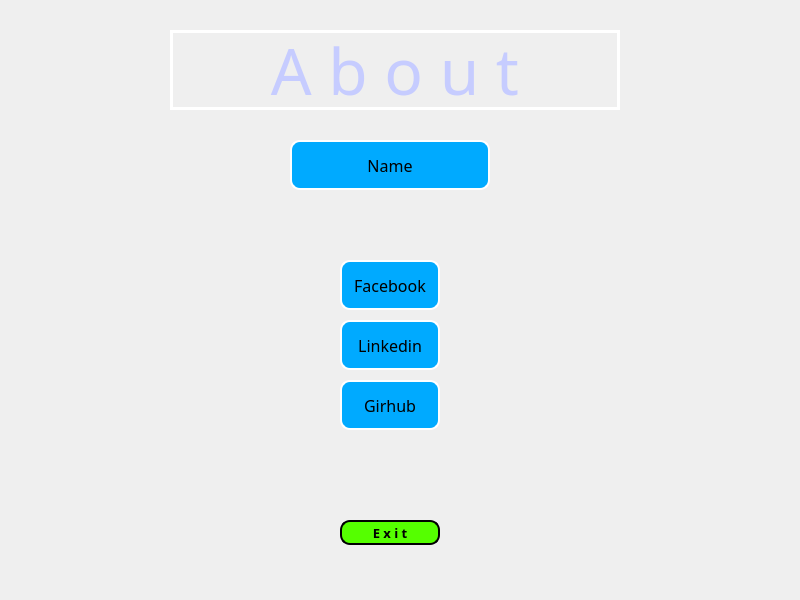
<?xml version="1.0" encoding="UTF-8"?>
<ui version="4.0">
 <class>About</class>
 <widget class="QMainWindow" name="About">
  <property name="geometry">
   <rect>
    <x>0</x>
    <y>0</y>
    <width>800</width>
    <height>600</height>
   </rect>
  </property>
  <property name="windowTitle">
   <string>MainWindow</string>
  </property>
  <property name="styleSheet">
   <string notr="true">background: url(:/images/Images/2.jpg);</string>
  </property>
  <widget class="QWidget" name="centralwidget">
   <widget class="QPushButton" name="pushButton">
    <property name="geometry">
     <rect>
      <x>290</x>
      <y>140</y>
      <width>200</width>
      <height>50</height>
     </rect>
    </property>
    <property name="font">
     <font>
      <family>Viner Hand ITC</family>
      <pointsize>12</pointsize>
     </font>
    </property>
    <property name="styleSheet">
     <string notr="true">QPushButton 
{border:2px solid white;
border-radius:10px;
padding:0 8px;
background:rgb(0, 170, 255);
 }

QPushButton:hover { color: rgb(255, 255, 255) }

QPushButton:pressed { background-color: qlineargradient(x1: 0, y1: 0, x2: 0, y2: 1, stop: 0 #FF7832, stop: 1 #FF9739); }</string>
    </property>
    <property name="text">
     <string>Name</string>
    </property>
   </widget>
   <widget class="QPushButton" name="facebook">
    <property name="geometry">
     <rect>
      <x>340</x>
      <y>260</y>
      <width>100</width>
      <height>50</height>
     </rect>
    </property>
    <property name="font">
     <font>
      <family>Viner Hand ITC</family>
      <pointsize>12</pointsize>
     </font>
    </property>
    <property name="styleSheet">
     <string notr="true">QPushButton 
{border:2px solid white;
border-radius:10px;
padding:0 8px;
background:rgb(0, 170, 255);
 }

QPushButton:hover { color: rgb(255, 255, 255) }

QPushButton:pressed { background-color: qlineargradient(x1: 0, y1: 0, x2: 0, y2: 1, stop: 0 #FF7832, stop: 1 #FF9739); }</string>
    </property>
    <property name="text">
     <string>Facebook</string>
    </property>
   </widget>
   <widget class="QPushButton" name="github">
    <property name="geometry">
     <rect>
      <x>340</x>
      <y>380</y>
      <width>100</width>
      <height>50</height>
     </rect>
    </property>
    <property name="font">
     <font>
      <family>Viner Hand ITC</family>
      <pointsize>12</pointsize>
     </font>
    </property>
    <property name="styleSheet">
     <string notr="true">QPushButton 
{border:2px solid white;
border-radius:10px;
padding:0 8px;
background:rgb(0, 170, 255);
 }

QPushButton:hover { color: rgb(255, 255, 255) }

QPushButton:pressed { background-color: qlineargradient(x1: 0, y1: 0, x2: 0, y2: 1, stop: 0 #FF7832, stop: 1 #FF9739); }</string>
    </property>
    <property name="text">
     <string>Girhub</string>
    </property>
   </widget>
   <widget class="QPushButton" name="linkedin">
    <property name="geometry">
     <rect>
      <x>340</x>
      <y>320</y>
      <width>100</width>
      <height>50</height>
     </rect>
    </property>
    <property name="font">
     <font>
      <family>Viner Hand ITC</family>
      <pointsize>12</pointsize>
     </font>
    </property>
    <property name="styleSheet">
     <string notr="true">QPushButton 
{border:2px solid white;
border-radius:10px;
padding:0 8px;
background:rgb(0, 170, 255);
 }

QPushButton:hover { color: rgb(255, 255, 255) }

QPushButton:pressed { background-color: qlineargradient(x1: 0, y1: 0, x2: 0, y2: 1, stop: 0 #FF7832, stop: 1 #FF9739); }</string>
    </property>
    <property name="text">
     <string>Linkedin</string>
    </property>
   </widget>
   <widget class="QPushButton" name="exit">
    <property name="geometry">
     <rect>
      <x>340</x>
      <y>520</y>
      <width>100</width>
      <height>25</height>
     </rect>
    </property>
    <property name="font">
     <font>
      <family>Adobe Fan Heiti Std B</family>
      <pointsize>10</pointsize>
      <weight>75</weight>
      <bold>true</bold>
     </font>
    </property>
    <property name="styleSheet">
     <string notr="true">QPushButton 
{border:2px solid back;
border-radius:10px;
padding:0 8px;
background:rgb(85, 255, 0);
 }

QPushButton:hover { color: rgb(255, 255, 255) }

QPushButton:pressed { background-color: qlineargradient(x1: 0, y1: 0, x2: 0, y2: 1, stop: 0 #FF7832, stop: 1 #FF9739); }</string>
    </property>
    <property name="text">
     <string>E x i t</string>
    </property>
   </widget>
   <widget class="QLabel" name="label">
    <property name="geometry">
     <rect>
      <x>170</x>
      <y>30</y>
      <width>450</width>
      <height>80</height>
     </rect>
    </property>
    <property name="font">
     <font>
      <family>Stencil</family>
      <pointsize>48</pointsize>
     </font>
    </property>
    <property name="styleSheet">
     <string notr="true">background: transparent;

color:rgb(198, 204, 255);
border-width: 3px;
    border-style: solid;
    border-color: white;
padding: 3px;</string>
    </property>
    <property name="text">
     <string>A b o u t</string>
    </property>
    <property name="alignment">
     <set>Qt::AlignCenter</set>
    </property>
   </widget>
   <widget class="QLabel" name="label_4">
    <property name="geometry">
     <rect>
      <x>450</x>
      <y>250</y>
      <width>331</width>
      <height>361</height>
     </rect>
    </property>
    <property name="styleSheet">
     <string notr="true">background:transparent;</string>
    </property>
    <property name="text">
     <string/>
    </property>
    <property name="pixmap">
     <pixmap resource="res.qrc">:/images/Images/p7.png</pixmap>
    </property>
    <property name="scaledContents">
     <bool>true</bool>
    </property>
   </widget>
   <widget class="QLabel" name="label_2">
    <property name="geometry">
     <rect>
      <x>60</x>
      <y>180</y>
      <width>271</width>
      <height>431</height>
     </rect>
    </property>
    <property name="styleSheet">
     <string notr="true">background:transparent;</string>
    </property>
    <property name="text">
     <string/>
    </property>
    <property name="pixmap">
     <pixmap resource="res.qrc">:/images/Images/pf3.png</pixmap>
    </property>
    <property name="scaledContents">
     <bool>true</bool>
    </property>
   </widget>
  </widget>
 </widget>
 <resources>
  <include location="res.qrc"/>
 </resources>
 <connections/>
</ui>
